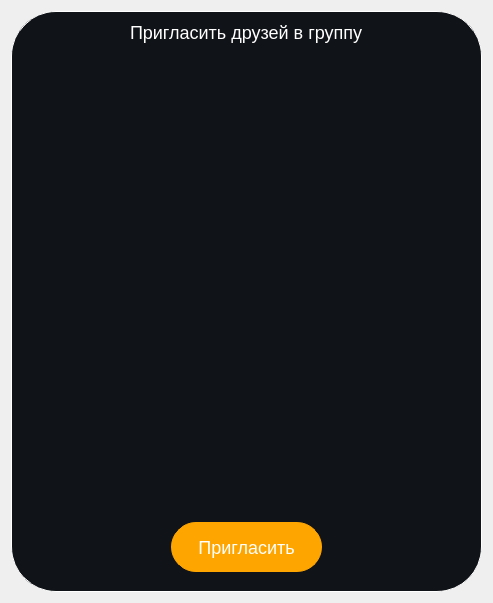
<?xml version="1.0" encoding="UTF-8"?>
<ui version="4.0">
 <class>UserInviteDial</class>
 <widget class="QWidget" name="UserInviteDial">
  <property name="geometry">
   <rect>
    <x>0</x>
    <y>0</y>
    <width>493</width>
    <height>603</height>
   </rect>
  </property>
  <property name="windowTitle">
   <string>Form</string>
  </property>
  <layout class="QHBoxLayout" name="horizontalLayout">
   <item>
    <widget class="QFrame" name="GroupInviteDialog">
     <property name="sizePolicy">
      <sizepolicy hsizetype="Fixed" vsizetype="Fixed">
       <horstretch>0</horstretch>
       <verstretch>0</verstretch>
      </sizepolicy>
     </property>
     <property name="minimumSize">
      <size>
       <width>471</width>
       <height>581</height>
      </size>
     </property>
     <property name="styleSheet">
      <string notr="true">QFrame {
background-color:rgba(16,19,23,255);
border:1px solid white;
border-radius:45px;
}</string>
     </property>
     <layout class="QVBoxLayout" name="verticalLayout" stretch="0,1">
      <property name="spacing">
       <number>20</number>
      </property>
      <property name="topMargin">
       <number>10</number>
      </property>
      <property name="bottomMargin">
       <number>10</number>
      </property>
      <item alignment="Qt::AlignHCenter">
       <widget class="QLabel" name="label_2">
        <property name="styleSheet">
         <string notr="true">color:white;
font-size:18px;
border:none;</string>
        </property>
        <property name="text">
         <string>Пригласить друзей в группу</string>
        </property>
       </widget>
      </item>
      <item>
       <widget class="QFrame" name="FriendsList">
        <property name="styleSheet">
         <string notr="true">border:none;</string>
        </property>
        <layout class="QVBoxLayout" name="verticalLayout_4">
         <item>
          <widget class="QListWidget" name="friend_list"/>
         </item>
         <item alignment="Qt::AlignHCenter">
          <widget class="QPushButton" name="invite_users_button">
           <property name="sizePolicy">
            <sizepolicy hsizetype="Fixed" vsizetype="Fixed">
             <horstretch>0</horstretch>
             <verstretch>0</verstretch>
            </sizepolicy>
           </property>
           <property name="minimumSize">
            <size>
             <width>151</width>
             <height>50</height>
            </size>
           </property>
           <property name="cursor">
            <cursorShape>PointingHandCursor</cursorShape>
           </property>
           <property name="styleSheet">
            <string notr="true"> QPushButton {
border:1px solid orange;
border-radius:25%;
background-color:orange;
color:white;
font-size:18px;
}

QPushButton:hover {
	background-color: rgba(255, 211, 121, 200);
	border:1px solid rgba(255, 211, 121, 200);
}</string>
           </property>
           <property name="text">
            <string>Пригласить</string>
           </property>
          </widget>
         </item>
        </layout>
       </widget>
      </item>
     </layout>
    </widget>
   </item>
  </layout>
 </widget>
 <resources/>
 <connections/>
</ui>
